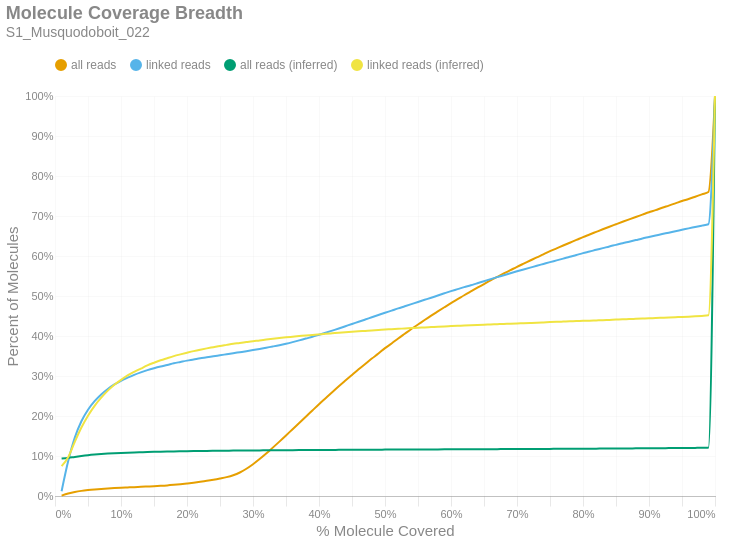

Notebook code for this chart:
### Markdown cell above
### Molecule Read Coverage
This chart shows molecule coverage breadth as computed by the number of bases aligned to that molecule. In other words, "*how much of each unique long molecule is actually sequenced/aligned?*" Keep in mind there is a distinction between sequences and alignments, since some sequences belonging to a particular molecule may not align well and wouldn't appear in the alignment data. This chart also shows molecule coverage breadth as computed by the *inferred fragment* from which the aligned sequences originate. Unlike read coverage, this calculation takes into account the total insert size, including unsequenced gaps between the forward and reverse reads. Like the previous figures, these are cumulative percents.

### Code cell
if SKIPLR:
    print_html(f"Skipped")
else:
    binned_df = consolidated_hist(valids['coverage_bp'], mask, 0.01, True)
    binned_df_inf = consolidated_hist(valids['coverage_inserts'], mask, 0.01, True)
    binned_df = binned_df.with_columns(pl.lit(binned_df_inf['all reads (cumsum)']).alias('all reads (inferred)'))
    binned_df = binned_df.with_columns(pl.lit(binned_df_inf['linked reads (cumsum)']).alias('linked reads (inferred)'))
    binned_df = binned_df.with_columns(
        (pl.col('bin').cast(pl.Float64) + 0.01).alias('right_edge')
    )

    with SafeRender(binned_df):
        (
            density_plot(binned_df, 'Molecule Coverage Breadth', samplename, 'molcov', ['all reads (inferred)','linked reads (inferred)'])
            .encode(
                #x=alt.X('bin:Q', title="% Molecule Covered").axis(format = '%').scale(padding=0),
                x=alt.X('right_edge:Q', title="% Molecule Covered").axis(format='%').scale(padding=0),
                y=alt.Y('value:Q', title='Percent of Molecules')
                    .axis(format='%')
                    .stack(False)
                    .scale(domainMin=0, padding=0),
                color=alt.Color("key:N").scale(domain = ["all reads", "linked reads", "all reads (inferred)", "linked reads (inferred)"]),
                tooltip = [
                    alt.Tooltip("key:N", title = "Data Type"),
                    alt.Tooltip("range_label:N", title="% Molecule Covered"),
                    alt.Tooltip("value:Q", format = ".2%", title="% Molecules")
                ]
            )
        ).display()

### Figure 1 — Vega-Lite specification as saved in the notebook (floating-point values rounded to 4 significant figures)
{"width": "container", "height": 400, "config": {"title": {"anchor": "start", "dy": -15, "fontSize": 18, "color": "#888888", "subtitleColor": "#888888", "subtitleFontSize": 14}, "arc": {"fill": "#0072B2"}, "axis": {"domainColor": "#888888", "domainWidth": 0.5, "gridWidth": 0.2, "grid": false, "titleFontWeight": 400, "titleFontSize": 15, "labelFontSize": 11, "labelColor": "#888888", "tickColor": "#888888", "tickWidth": 0.2, "titleColor": "#888888"}, "axisBand": {"grid": false}, "axisX": {"grid": true, "tickSize": 10, "domainCap": "round"}, "axisY": {"domain": false, "grid": true, "tickSize": 0, "domainCap": "round"}, "background": "transparent", "header": {"labelFontSize": 15, "labelColor": "#888888", "titleFontSize": 15, "titleFontWeight": 600, "titleColor": "#888888"}, "legend": {"labelFont": "sans-serif", "labelFontSize": 12, "labelColor": "#888888", "symbolSize": 100, "symbolType": "circle", "titleFontSize": 12, "titlePadding": 10, "titleColor": "#888888", "title": null, "orient": "top"}, "range": {"category": ["#E69F00", "#56B4E9", "#009E73", "#F0E442", "#0072B2", "#D55E00", "#CC79A7", "#000000"], "diverging": ["#cfe8f3", "#a2d4ec", "#73bfe2", "#46abdb", "#1696d2", "#12719e"]}, "area": {"fill": "#0072B2", "fillOpacity": 0.7, "line": true, "strokeOpacity": 0.7}, "line": {"color": "#0072B2", "stroke": "#0072B2", "strokeWidth": 2}, "trail": {"color": "#0072B2", "stroke": "#0072B2", "strokeWidth": 0, "size": 1}, "point": {"filled": true, "fillOpacity": 1.0, "size": 95}, "text": {"color": "#888888", "fontSize": 11, "align": "right", "fontWeight": 400, "size": 11}, "bar": {"fill": "#0072B2", "stroke": null}, "view": {"stroke": null, "continuousWidth": 660, "continuousHeight": 400}}, "data": {"name": "data-9e056f54764f9a88005972b55e382968"}, "mark": {"type": "line", "interpolate": "monotone", "point": {"opacity": 0, "size": 275}}, "encoding": {"color": {"field": "key", "scale": {"domain": ["all reads", "linked reads", "all reads (inferred)", "linked reads (inferred)"]}, "type": "nominal"}, "tooltip": [{"field": "key", "title": "Data Type", "type": "nominal"}, {"field": "range_label", "title": "% Molecule Covered", "type": "nominal"}, {"field": "value", "format": ".2%", "title": "% Molecules", "type": "quantitative"}], "x": {"axis": {"format": "%"}, "field": "right_edge", "scale": {"padding": 0}, "title": "% Molecule Covered", "type": "quantitative"}, "y": {"axis": {"format": "%"}, "field": "value", "scale": {"domainMin": 0, "padding": 0}, "stack": false, "title": "Percent of Molecules", "type": "quantitative"}}, "params": [{"name": "param_c36ac31b6afebe62", "select": {"type": "point", "fields": ["key"]}, "bind": "legend"}], "title": {"text": "Molecule Coverage Breadth", "subtitle": "S1_Musquodoboit_022"}, "transform": [{"fold": ["all reads (cumsum)", "linked reads (cumsum)", "all reads (inferred)", "linked reads (inferred)"]}, {"calculate": "replace(datum.key, ' (cumsum)', '')", "as": "key"}, {"filter": {"param": "param_c36ac31b6afebe62"}}], "usermeta": {"embedOptions": {"downloadFileName": "S1_Musquodoboit_022.molcov"}}, "$schema": "https://vega.github.io/schema/vega-lite/v6.1.0.json", "datasets": {"data-9e056f54764f9a88005972b55e382968": [{"bin": "0.0", "interval": "0.0-0.01", "all reads": 0.0009878, "linked reads": 0.01191, "all reads (cumsum)": 0.0009878, "linked reads (cumsum)": 0.01191, "range_label": "0.0-0.01", "all reads (inferred)": 0.09368, "linked reads (inferred)": 0.07476, "right_edge": 0.01}, {"bin": "0.01", "interval": "0.01-0.02", "all reads": 0.005055, "linked reads": 0.07535, "all reads (cumsum)": 0.006043, "linked reads (cumsum)": 0.08726, "range_label": "0.01-0.02", "all reads (inferred)": 0.09523, "linked reads (inferred)": 0.09712, "right_edge": 0.02}, {"bin": "0.02", "interval": "0.02-0.03", "all reads": 0.003937, "linked reads": 0.05861, "all reads (cumsum)": 0.00998, "linked reads (cumsum)": 0.1459, "range_label": "0.02-0.03", "all reads (inferred)": 0.09771, "linked reads (inferred)": 0.1354, "right_edge": 0.03}, {"bin": "0.03", "interval": "0.03-0.04", "all reads": 0.002855, "linked reads": 0.04094, "all reads (cumsum)": 0.01284, "linked reads (cumsum)": 0.1868, "range_label": "0.03-0.04", "all reads (inferred)": 0.1, "linked reads (inferred)": 0.1712, "right_edge": 0.04}, {"bin": "0.04", "interval": "0.04-0.05", "all reads": 0.002024, "linked reads": 0.02886, "all reads (cumsum)": 0.01486, "linked reads (cumsum)": 0.2157, "range_label": "0.04-0.05", "all reads (inferred)": 0.102, "linked reads (inferred)": 0.2008, "right_edge": 0.05}, {"bin": "0.05", "interval": "0.05-0.06", "all reads": 0.001575, "linked reads": 0.02139, "all reads (cumsum)": 0.01644, "linked reads (cumsum)": 0.2371, "range_label": "0.05-0.06", "all reads (inferred)": 0.1036, "linked reads (inferred)": 0.2255, "right_edge": 0.06}, {"bin": "0.06", "interval": "0.06-0.07", "all reads": 0.00127, "linked reads": 0.01678, "all reads (cumsum)": 0.01771, "linked reads (cumsum)": 0.2539, "range_label": "0.06-0.07", "all reads (inferred)": 0.1049, "linked reads (inferred)": 0.2458, "right_edge": 0.07}, {"bin": "0.07", "interval": "0.07-0.08", "all reads": 0.001077, "linked reads": 0.01364, "all reads (cumsum)": 0.01878, "linked reads (cumsum)": 0.2675, "range_label": "0.07-0.08", "all reads (inferred)": 0.106, "linked reads (inferred)": 0.2635, "right_edge": 0.08}, {"bin": "0.08", "interval": "0.08-0.09", "all reads": 0.0009581, "linked reads": 0.01137, "all reads (cumsum)": 0.01974, "linked reads (cumsum)": 0.2789, "range_label": "0.08-0.09", "all reads (inferred)": 0.1069, "linked reads (inferred)": 0.2781, "right_edge": 0.09}, {"bin": "0.09", "interval": "0.09-0.1", "all reads": 0.000868, "linked reads": 0.009182, "all reads (cumsum)": 0.02061, "linked reads (cumsum)": 0.288, "range_label": "0.09-0.1", "all reads (inferred)": 0.1077, "linked reads (inferred)": 0.2904, "right_edge": 0.1}, {"bin": "0.1", "interval": "0.1-0.11", "all reads": 0.0007828, "linked reads": 0.007721, "all reads (cumsum)": 0.02139, "linked reads (cumsum)": 0.2958, "range_label": "0.1-0.11", "all reads (inferred)": 0.1084, "linked reads (inferred)": 0.3014, "right_edge": 0.11}, {"bin": "0.11", "interval": "0.11-0.12", "all reads": 0.0007796, "linked reads": 0.007187, "all reads (cumsum)": 0.02217, "linked reads (cumsum)": 0.303, "range_label": "0.11-0.12", "all reads (inferred)": 0.109, "linked reads (inferred)": 0.3104, "right_edge": 0.12}, {"bin": "0.12", "interval": "0.12-0.13", "all reads": 0.0007425, "linked reads": 0.006178, "all reads (cumsum)": 0.02291, "linked reads (cumsum)": 0.3091, "range_label": "0.12-0.13", "all reads (inferred)": 0.1095, "linked reads (inferred)": 0.3184, "right_edge": 0.13}, {"bin": "0.13", "interval": "0.13-0.14", "all reads": 0.0007633, "linked reads": 0.005609, "all reads (cumsum)": 0.02368, "linked reads (cumsum)": 0.3147, "range_label": "0.13-0.14", "all reads (inferred)": 0.11, "linked reads (inferred)": 0.3264, "right_edge": 0.14}, {"bin": "0.14", "interval": "0.14-0.15", "all reads": 0.0007658, "linked reads": 0.00478, "all reads (cumsum)": 0.02444, "linked reads (cumsum)": 0.3195, "range_label": "0.14-0.15", "all reads (inferred)": 0.1104, "linked reads (inferred)": 0.3331, "right_edge": 0.15}, {"bin": "0.15", "interval": "0.15-0.16", "all reads": 0.0009125, "linked reads": 0.004281, "all reads (cumsum)": 0.02535, "linked reads (cumsum)": 0.3238, "range_label": "0.15-0.16", "all reads (inferred)": 0.1108, "linked reads (inferred)": 0.3393, "right_edge": 0.16}, {"bin": "0.16", "interval": "0.16-0.17", "all reads": 0.001114, "linked reads": 0.003817, "all reads (cumsum)": 0.02647, "linked reads (cumsum)": 0.3276, "range_label": "0.16-0.17", "all reads (inferred)": 0.1111, "linked reads (inferred)": 0.3446, "right_edge": 0.17}, {"bin": "0.17", "interval": "0.17-0.18", "all reads": 0.001443, "linked reads": 0.004113, "all reads (cumsum)": 0.02791, "linked reads (cumsum)": 0.3317, "range_label": "0.17-0.18", "all reads (inferred)": 0.1115, "linked reads (inferred)": 0.3496, "right_edge": 0.18}, {"bin": "0.18", "interval": "0.18-0.19", "all reads": 0.001612, "linked reads": 0.003388, "all reads (cumsum)": 0.02952, "linked reads (cumsum)": 0.3351, "range_label": "0.18-0.19", "all reads (inferred)": 0.1117, "linked reads (inferred)": 0.354, "right_edge": 0.19}, {"bin": "0.19", "interval": "0.19-0.2", "all reads": 0.001839, "linked reads": 0.003353, "all reads (cumsum)": 0.03136, "linked reads (cumsum)": 0.3385, "range_label": "0.19-0.2", "all reads (inferred)": 0.112, "linked reads (inferred)": 0.3582, "right_edge": 0.2}, {"bin": "0.2", "interval": "0.2-0.21", "all reads": 0.001956, "linked reads": 0.002831, "all reads (cumsum)": 0.03332, "linked reads (cumsum)": 0.3413, "range_label": "0.2-0.21", "all reads (inferred)": 0.1123, "linked reads (inferred)": 0.3622, "right_edge": 0.21}, {"bin": "0.21", "interval": "0.21-0.22", "all reads": 0.002224, "linked reads": 0.003028, "all reads (cumsum)": 0.03554, "linked reads (cumsum)": 0.3443, "range_label": "0.21-0.22", "all reads (inferred)": 0.1125, "linked reads (inferred)": 0.3657, "right_edge": 0.22}, {"bin": "0.22", "interval": "0.22-0.23", "all reads": 0.002394, "linked reads": 0.002367, "all reads (cumsum)": 0.03794, "linked reads (cumsum)": 0.3467, "range_label": "0.22-0.23", "all reads (inferred)": 0.1127, "linked reads (inferred)": 0.369, "right_edge": 0.23}, {"bin": "0.23", "interval": "0.23-0.24", "all reads": 0.002715, "linked reads": 0.002662, "all reads (cumsum)": 0.04065, "linked reads (cumsum)": 0.3494, "range_label": "0.23-0.24", "all reads (inferred)": 0.1129, "linked reads (inferred)": 0.3721, "right_edge": 0.24}, {"bin": "0.24", "interval": "0.24-0.25", "all reads": 0.003082, "linked reads": 0.002506, "all reads (cumsum)": 0.04373, "linked reads (cumsum)": 0.3519, "range_label": "0.24-0.25", "all reads (inferred)": 0.1131, "linked reads (inferred)": 0.3751, "right_edge": 0.25}, {"bin": "0.25", "interval": "0.25-0.26", "all reads": 0.003429, "linked reads": 0.002552, "all reads (cumsum)": 0.04716, "linked reads (cumsum)": 0.3544, "range_label": "0.25-0.26", "all reads (inferred)": 0.1133, "linked reads (inferred)": 0.3778, "right_edge": 0.26}, {"bin": "0.26", "interval": "0.26-0.27", "all reads": 0.004698, "linked reads": 0.002546, "all reads (cumsum)": 0.05186, "linked reads (cumsum)": 0.357, "range_label": "0.26-0.27", "all reads (inferred)": 0.1135, "linked reads (inferred)": 0.3805, "right_edge": 0.27}, {"bin": "0.27", "interval": "0.27-0.28", "all reads": 0.006886, "linked reads": 0.002506, "all reads (cumsum)": 0.05875, "linked reads (cumsum)": 0.3595, "range_label": "0.27-0.28", "all reads (inferred)": 0.1136, "linked reads (inferred)": 0.3826, "right_edge": 0.28}, {"bin": "0.28", "interval": "0.28-0.29", "all reads": 0.009427, "linked reads": 0.002517, "all reads (cumsum)": 0.06817, "linked reads (cumsum)": 0.362, "range_label": "0.28-0.29", "all reads (inferred)": 0.1138, "linked reads (inferred)": 0.3849, "right_edge": 0.29}, {"bin": "0.29", "interval": "0.29-0.3", "all reads": 0.01133, "linked reads": 0.002744, "all reads (cumsum)": 0.0795, "linked reads (cumsum)": 0.3647, "range_label": "0.29-0.3", "all reads (inferred)": 0.1139, "linked reads (inferred)": 0.3872, "right_edge": 0.3}, {"bin": "0.3", "interval": "0.3-0.31", "all reads": 0.01279, "linked reads": 0.002894, "all reads (cumsum)": 0.09229, "linked reads (cumsum)": 0.3676, "range_label": "0.3-0.31", "all reads (inferred)": 0.114, "linked reads (inferred)": 0.389, "right_edge": 0.31}, {"bin": "0.31", "interval": "0.31-0.32", "all reads": 0.0139, "linked reads": 0.003155, "all reads (cumsum)": 0.1062, "linked reads (cumsum)": 0.3708, "range_label": "0.31-0.32", "all reads (inferred)": 0.1142, "linked reads (inferred)": 0.3912, "right_edge": 0.32}, {"bin": "0.32", "interval": "0.32-0.33", "all reads": 0.01476, "linked reads": 0.003057, "all reads (cumsum)": 0.121, "linked reads (cumsum)": 0.3738, "range_label": "0.32-0.33", "all reads (inferred)": 0.1143, "linked reads (inferred)": 0.3932, "right_edge": 0.33}, {"bin": "0.33", "interval": "0.33-0.34", "all reads": 0.01499, "linked reads": 0.003231, "all reads (cumsum)": 0.1359, "linked reads (cumsum)": 0.3771, "range_label": "0.33-0.34", "all reads (inferred)": 0.1144, "linked reads (inferred)": 0.3949, "right_edge": 0.34}, {"bin": "0.34", "interval": "0.34-0.35", "all reads": 0.01532, "linked reads": 0.003631, "all reads (cumsum)": 0.1513, "linked reads (cumsum)": 0.3807, "range_label": "0.34-0.35", "all reads (inferred)": 0.1145, "linked reads (inferred)": 0.3967, "right_edge": 0.35}, {"bin": "0.35", "interval": "0.35-0.36", "all reads": 0.01575, "linked reads": 0.004026, "all reads (cumsum)": 0.167, "linked reads (cumsum)": 0.3847, "range_label": "0.35-0.36", "all reads (inferred)": 0.1146, "linked reads (inferred)": 0.3982, "right_edge": 0.36}, {"bin": "0.36", "interval": "0.36-0.37", "all reads": 0.01558, "linked reads": 0.00431, "all reads (cumsum)": 0.1826, "linked reads (cumsum)": 0.389, "range_label": "0.36-0.37", "all reads (inferred)": 0.1148, "linked reads (inferred)": 0.3997, "right_edge": 0.37}, {"bin": "0.37", "interval": "0.37-0.38", "all reads": 0.01571, "linked reads": 0.004542, "all reads (cumsum)": 0.1983, "linked reads (cumsum)": 0.3936, "range_label": "0.37-0.38", "all reads (inferred)": 0.1149, "linked reads (inferred)": 0.4013, "right_edge": 0.38}, {"bin": "0.38", "interval": "0.38-0.39", "all reads": 0.01554, "linked reads": 0.004339, "all reads (cumsum)": 0.2139, "linked reads (cumsum)": 0.3979, "range_label": "0.38-0.39", "all reads (inferred)": 0.115, "linked reads (inferred)": 0.4026, "right_edge": 0.39}, {"bin": "0.39", "interval": "0.39-0.4", "all reads": 0.01554, "linked reads": 0.005075, "all reads (cumsum)": 0.2294, "linked reads (cumsum)": 0.403, "range_label": "0.39-0.4", "all reads (inferred)": 0.1151, "linked reads (inferred)": 0.4041, "right_edge": 0.4}, {"bin": "0.4", "interval": "0.4-0.41", "all reads": 0.01508, "linked reads": 0.005151, "all reads (cumsum)": 0.2445, "linked reads (cumsum)": 0.4081, "range_label": "0.4-0.41", "all reads (inferred)": 0.1152, "linked reads (inferred)": 0.4055, "right_edge": 0.41}, {"bin": "0.41", "interval": "0.41-0.42", "all reads": 0.01504, "linked reads": 0.00536, "all reads (cumsum)": 0.2595, "linked reads (cumsum)": 0.4135, "range_label": "0.41-0.42", "all reads (inferred)": 0.1152, "linked reads (inferred)": 0.4068, "right_edge": 0.42}, {"bin": "0.42", "interval": "0.42-0.43", "all reads": 0.01479, "linked reads": 0.005331, "all reads (cumsum)": 0.2743, "linked reads (cumsum)": 0.4188, "range_label": "0.42-0.43", "all reads (inferred)": 0.1153, "linked reads (inferred)": 0.408, "right_edge": 0.43}, {"bin": "0.43", "interval": "0.43-0.44", "all reads": 0.01431, "linked reads": 0.005615, "all reads (cumsum)": 0.2886, "linked reads (cumsum)": 0.4244, "range_label": "0.43-0.44", "all reads (inferred)": 0.1154, "linked reads (inferred)": 0.4093, "right_edge": 0.44}, {"bin": "0.44", "interval": "0.44-0.45", "all reads": 0.01412, "linked reads": 0.005627, "all reads (cumsum)": 0.3027, "linked reads (cumsum)": 0.4301, "range_label": "0.44-0.45", "all reads (inferred)": 0.1155, "linked reads (inferred)": 0.4106, "right_edge": 0.45}, {"bin": "0.45", "interval": "0.45-0.46", "all reads": 0.01404, "linked reads": 0.005458, "all reads (cumsum)": 0.3168, "linked reads (cumsum)": 0.4355, "range_label": "0.45-0.46", "all reads (inferred)": 0.1156, "linked reads (inferred)": 0.4117, "right_edge": 0.46}, {"bin": "0.46", "interval": "0.46-0.47", "all reads": 0.0134, "linked reads": 0.005627, "all reads (cumsum)": 0.3302, "linked reads (cumsum)": 0.4412, "range_label": "0.46-0.47", "all reads (inferred)": 0.1157, "linked reads (inferred)": 0.4128, "right_edge": 0.47}, {"bin": "0.47", "interval": "0.47-0.48", "all reads": 0.01339, "linked reads": 0.005702, "all reads (cumsum)": 0.3436, "linked reads (cumsum)": 0.4469, "range_label": "0.47-0.48", "all reads (inferred)": 0.1158, "linked reads (inferred)": 0.4139, "right_edge": 0.48}, {"bin": "0.48", "interval": "0.48-0.49", "all reads": 0.01252, "linked reads": 0.005638, "all reads (cumsum)": 0.3561, "linked reads (cumsum)": 0.4525, "range_label": "0.48-0.49", "all reads (inferred)": 0.1159, "linked reads (inferred)": 0.4149, "right_edge": 0.49}, {"bin": "0.49", "interval": "0.49-0.5", "all reads": 0.01367, "linked reads": 0.005598, "all reads (cumsum)": 0.3698, "linked reads (cumsum)": 0.4581, "range_label": "0.49-0.5", "all reads (inferred)": 0.1159, "linked reads (inferred)": 0.4161, "right_edge": 0.5}, {"bin": "0.5", "interval": "0.5-0.51", "all reads": 0.01148, "linked reads": 0.005447, "all reads (cumsum)": 0.3812, "linked reads (cumsum)": 0.4635, "range_label": "0.5-0.51", "all reads (inferred)": 0.116, "linked reads (inferred)": 0.417, "right_edge": 0.51}, {"bin": "0.51", "interval": "0.51-0.52", "all reads": 0.01267, "linked reads": 0.00554, "all reads (cumsum)": 0.3939, "linked reads (cumsum)": 0.4691, "range_label": "0.51-0.52", "all reads (inferred)": 0.1161, "linked reads (inferred)": 0.418, "right_edge": 0.52}, {"bin": "0.52", "interval": "0.52-0.53", "all reads": 0.01184, "linked reads": 0.005209, "all reads (cumsum)": 0.4058, "linked reads (cumsum)": 0.4743, "range_label": "0.52-0.53", "all reads (inferred)": 0.1162, "linked reads (inferred)": 0.4188, "right_edge": 0.53}, {"bin": "0.53", "interval": "0.53-0.54", "all reads": 0.01176, "linked reads": 0.005348, "all reads (cumsum)": 0.4175, "linked reads (cumsum)": 0.4796, "range_label": "0.53-0.54", "all reads (inferred)": 0.1162, "linked reads (inferred)": 0.4198, "right_edge": 0.54}, {"bin": "0.54", "interval": "0.54-0.55", "all reads": 0.01114, "linked reads": 0.00554, "all reads (cumsum)": 0.4287, "linked reads (cumsum)": 0.4852, "range_label": "0.54-0.55", "all reads (inferred)": 0.1163, "linked reads (inferred)": 0.4205, "right_edge": 0.55}, {"bin": "0.55", "interval": "0.55-0.56", "all reads": 0.01126, "linked reads": 0.005249, "all reads (cumsum)": 0.4399, "linked reads (cumsum)": 0.4904, "range_label": "0.55-0.56", "all reads (inferred)": 0.1164, "linked reads (inferred)": 0.4215, "right_edge": 0.56}, {"bin": "0.56", "interval": "0.56-0.57", "all reads": 0.01098, "linked reads": 0.005249, "all reads (cumsum)": 0.4509, "linked reads (cumsum)": 0.4957, "range_label": "0.56-0.57", "all reads (inferred)": 0.1165, "linked reads (inferred)": 0.4223, "right_edge": 0.57}, {"bin": "0.57", "interval": "0.57-0.58", "all reads": 0.01053, "linked reads": 0.005569, "all reads (cumsum)": 0.4614, "linked reads (cumsum)": 0.5012, "range_label": "0.57-0.58", "all reads (inferred)": 0.1165, "linked reads (inferred)": 0.4232, "right_edge": 0.58}, {"bin": "0.58", "interval": "0.58-0.59", "all reads": 0.01046, "linked reads": 0.005458, "all reads (cumsum)": 0.4719, "linked reads (cumsum)": 0.5067, "range_label": "0.58-0.59", "all reads (inferred)": 0.1166, "linked reads (inferred)": 0.424, "right_edge": 0.59}, {"bin": "0.59", "interval": "0.59-0.6", "all reads": 0.01037, "linked reads": 0.005365, "all reads (cumsum)": 0.4823, "linked reads (cumsum)": 0.5121, "range_label": "0.59-0.6", "all reads (inferred)": 0.1167, "linked reads (inferred)": 0.4247, "right_edge": 0.6}, {"bin": "0.6", "interval": "0.6-0.61", "all reads": 0.00965, "linked reads": 0.005058, "all reads (cumsum)": 0.4919, "linked reads (cumsum)": 0.5171, "range_label": "0.6-0.61", "all reads (inferred)": 0.1168, "linked reads (inferred)": 0.4255, "right_edge": 0.61}, {"bin": "0.61", "interval": "0.61-0.62", "all reads": 0.00995, "linked reads": 0.005151, "all reads (cumsum)": 0.5019, "linked reads (cumsum)": 0.5223, "range_label": "0.61-0.62", "all reads (inferred)": 0.1168, "linked reads (inferred)": 0.4262, "right_edge": 0.62}, {"bin": "0.62", "interval": "0.62-0.63", "all reads": 0.00951, "linked reads": 0.004513, "all reads (cumsum)": 0.5114, "linked reads (cumsum)": 0.5268, "range_label": "0.62-0.63", "all reads (inferred)": 0.1169, "linked reads (inferred)": 0.427, "right_edge": 0.63}, {"bin": "0.63", "interval": "0.63-0.64", "all reads": 0.009361, "linked reads": 0.005278, "all reads (cumsum)": 0.5207, "linked reads (cumsum)": 0.5321, "range_label": "0.63-0.64", "all reads (inferred)": 0.117, "linked reads (inferred)": 0.4277, "right_edge": 0.64}, {"bin": "0.64", "interval": "0.64-0.65", "all reads": 0.009012, "linked reads": 0.004977, "all reads (cumsum)": 0.5298, "linked reads (cumsum)": 0.537, "range_label": "0.64-0.65", "all reads (inferred)": 0.117, "linked reads (inferred)": 0.4283, "right_edge": 0.65}, {"bin": "0.65", "interval": "0.65-0.66", "all reads": 0.009257, "linked reads": 0.005075, "all reads (cumsum)": 0.539, "linked reads (cumsum)": 0.5421, "range_label": "0.65-0.66", "all reads (inferred)": 0.1171, "linked reads (inferred)": 0.4289, "right_edge": 0.66}, {"bin": "0.66", "interval": "0.66-0.67", "all reads": 0.008735, "linked reads": 0.004977, "all reads (cumsum)": 0.5477, "linked reads (cumsum)": 0.5471, "range_label": "0.66-0.67", "all reads (inferred)": 0.1172, "linked reads (inferred)": 0.4296, "right_edge": 0.67}, {"bin": "0.67", "interval": "0.67-0.68", "all reads": 0.008606, "linked reads": 0.004791, "all reads (cumsum)": 0.5564, "linked reads (cumsum)": 0.5519, "range_label": "0.67-0.68", "all reads (inferred)": 0.1172, "linked reads (inferred)": 0.4302, "right_edge": 0.68}, {"bin": "0.68", "interval": "0.68-0.69", "all reads": 0.008286, "linked reads": 0.005017, "all reads (cumsum)": 0.5646, "linked reads (cumsum)": 0.5569, "range_label": "0.68-0.69", "all reads (inferred)": 0.1173, "linked reads (inferred)": 0.4309, "right_edge": 0.69}, {"bin": "0.69", "interval": "0.69-0.7", "all reads": 0.008295, "linked reads": 0.00482, "all reads (cumsum)": 0.5729, "linked reads (cumsum)": 0.5617, "range_label": "0.69-0.7", "all reads (inferred)": 0.1174, "linked reads (inferred)": 0.4315, "right_edge": 0.7}, {"bin": "0.7", "interval": "0.7-0.71", "all reads": 0.007943, "linked reads": 0.004519, "all reads (cumsum)": 0.5809, "linked reads (cumsum)": 0.5662, "range_label": "0.7-0.71", "all reads (inferred)": 0.1175, "linked reads (inferred)": 0.4321, "right_edge": 0.71}, {"bin": "0.71", "interval": "0.71-0.72", "all reads": 0.007834, "linked reads": 0.00464, "all reads (cumsum)": 0.5887, "linked reads (cumsum)": 0.5709, "range_label": "0.71-0.72", "all reads (inferred)": 0.1175, "linked reads (inferred)": 0.4327, "right_edge": 0.72}, {"bin": "0.72", "interval": "0.72-0.73", "all reads": 0.007948, "linked reads": 0.004704, "all reads (cumsum)": 0.5967, "linked reads (cumsum)": 0.5756, "range_label": "0.72-0.73", "all reads (inferred)": 0.1176, "linked reads (inferred)": 0.4333, "right_edge": 0.73}, {"bin": "0.73", "interval": "0.73-0.74", "all reads": 0.007504, "linked reads": 0.004524, "all reads (cumsum)": 0.6042, "linked reads (cumsum)": 0.5801, "range_label": "0.73-0.74", "all reads (inferred)": 0.1177, "linked reads (inferred)": 0.434, "right_edge": 0.74}, {"bin": "0.74", "interval": "0.74-0.75", "all reads": 0.007879, "linked reads": 0.004553, "all reads (cumsum)": 0.612, "linked reads (cumsum)": 0.5847, "range_label": "0.74-0.75", "all reads (inferred)": 0.1178, "linked reads (inferred)": 0.4347, "right_edge": 0.75}, {"bin": "0.75", "interval": "0.75-0.76", "all reads": 0.007077, "linked reads": 0.004333, "all reads (cumsum)": 0.6191, "linked reads (cumsum)": 0.589, "range_label": "0.75-0.76", "all reads (inferred)": 0.1179, "linked reads (inferred)": 0.4354, "right_edge": 0.76}, {"bin": "0.76", "interval": "0.76-0.77", "all reads": 0.007127, "linked reads": 0.004449, "all reads (cumsum)": 0.6262, "linked reads (cumsum)": 0.5935, "range_label": "0.76-0.77", "all reads (inferred)": 0.118, "linked reads (inferred)": 0.436, "right_edge": 0.77}, {"bin": "0.77", "interval": "0.77-0.78", "all reads": 0.006989, "linked reads": 0.004635, "all reads (cumsum)": 0.6332, "linked reads (cumsum)": 0.5981, "range_label": "0.77-0.78", "all reads (inferred)": 0.1181, "linked reads (inferred)": 0.4366, "right_edge": 0.78}, {"bin": "0.78", "interval": "0.78-0.79", "all reads": 0.006931, "linked reads": 0.004281, "all reads (cumsum)": 0.6402, "linked reads (cumsum)": 0.6024, "range_label": "0.78-0.79", "all reads (inferred)": 0.1181, "linked reads (inferred)": 0.4372, "right_edge": 0.79}, {"bin": "0.79", "interval": "0.79-0.8", "all reads": 0.007194, "linked reads": 0.004867, "all reads (cumsum)": 0.6474, "linked reads (cumsum)": 0.6072, "range_label": "0.79-0.8", "all reads (inferred)": 0.1182, "linked reads (inferred)": 0.4378, "right_edge": 0.8}, {"bin": "0.8", "interval": "0.8-0.81", "all reads": 0.006417, "linked reads": 0.004002, "all reads (cumsum)": 0.6538, "linked reads (cumsum)": 0.6112, "range_label": "0.8-0.81", "all reads (inferred)": 0.1183, "linked reads (inferred)": 0.4384, "right_edge": 0.81}, {"bin": "0.81", "interval": "0.81-0.82", "all reads": 0.006541, "linked reads": 0.004345, "all reads (cumsum)": 0.6603, "linked reads (cumsum)": 0.6156, "range_label": "0.81-0.82", "all reads (inferred)": 0.1184, "linked reads (inferred)": 0.439, "right_edge": 0.82}, {"bin": "0.82", "interval": "0.82-0.83", "all reads": 0.006534, "linked reads": 0.004078, "all reads (cumsum)": 0.6668, "linked reads (cumsum)": 0.6197, "range_label": "0.82-0.83", "all reads (inferred)": 0.1185, "linked reads (inferred)": 0.4396, "right_edge": 0.83}, {"bin": "0.83", "interval": "0.83-0.84", "all reads": 0.006403, "linked reads": 0.004304, "all reads (cumsum)": 0.6733, "linked reads (cumsum)": 0.624, "range_label": "0.83-0.84", "all reads (inferred)": 0.1186, "linked reads (inferred)": 0.4403, "right_edge": 0.84}, {"bin": "0.84", "interval": "0.84-0.85", "all reads": 0.00617, "linked reads": 0.003881, "all reads (cumsum)": 0.6794, "linked reads (cumsum)": 0.6278, "range_label": "0.84-0.85", "all reads (inferred)": 0.1187, "linked reads (inferred)": 0.441, "right_edge": 0.85}, {"bin": "0.85", "interval": "0.85-0.86", "all reads": 0.00613, "linked reads": 0.004188, "all reads (cumsum)": 0.6856, "linked reads (cumsum)": 0.632, "range_label": "0.85-0.86", "all reads (inferred)": 0.1189, "linked reads (inferred)": 0.4418, "right_edge": 0.86}, {"bin": "0.86", "interval": "0.86-0.87", "all reads": 0.006041, "linked reads": 0.003817, "all reads (cumsum)": 0.6916, "linked reads (cumsum)": 0.6358, "range_label": "0.86-0.87", "all reads (inferred)": 0.119, "linked reads (inferred)": 0.4423, "right_edge": 0.87}, {"bin": "0.87", "interval": "0.87-0.88", "all reads": 0.005951, "linked reads": 0.00391, "all reads (cumsum)": 0.6975, "linked reads (cumsum)": 0.6398, "range_label": "0.87-0.88", "all reads (inferred)": 0.1191, "linked reads (inferred)": 0.443, "right_edge": 0.88}, {"bin": "0.88", "interval": "0.88-0.89", "all reads": 0.005833, "linked reads": 0.004066, "all reads (cumsum)": 0.7034, "linked reads (cumsum)": 0.6438, "range_label": "0.88-0.89", "all reads (inferred)": 0.1192, "linked reads (inferred)": 0.4436, "right_edge": 0.89}, {"bin": "0.89", "interval": "0.89-0.9", "all reads": 0.005868, "linked reads": 0.003596, "all reads (cumsum)": 0.7092, "linked reads (cumsum)": 0.6474, "range_label": "0.89-0.9", "all reads (inferred)": 0.1193, "linked reads (inferred)": 0.4442, "right_edge": 0.9}, {"bin": "0.9", "interval": "0.9-0.91", "all reads": 0.005401, "linked reads": 0.003707, "all reads (cumsum)": 0.7146, "linked reads (cumsum)": 0.6511, "range_label": "0.9-0.91", "all reads (inferred)": 0.1194, "linked reads (inferred)": 0.445, "right_edge": 0.91}, {"bin": "0.91", "interval": "0.91-0.92", "all reads": 0.006058, "linked reads": 0.003782, "all reads (cumsum)": 0.7207, "linked reads (cumsum)": 0.6549, "range_label": "0.91-0.92", "all reads (inferred)": 0.1196, "linked reads (inferred)": 0.4457, "right_edge": 0.92}, {"bin": "0.92", "interval": "0.92-0.93", "all reads": 0.005254, "linked reads": 0.003475, "all reads (cumsum)": 0.726, "linked reads (cumsum)": 0.6584, "range_label": "0.92-0.93", "all reads (inferred)": 0.1197, "linked reads (inferred)": 0.4464, "right_edge": 0.93}, {"bin": "0.93", "interval": "0.93-0.94", "all reads": 0.005585, "linked reads": 0.003701, "all reads (cumsum)": 0.7315, "linked reads (cumsum)": 0.6621, "range_label": "0.93-0.94", "all reads (inferred)": 0.1198, "linked reads (inferred)": 0.447, "right_edge": 0.94}, {"bin": "0.94", "interval": "0.94-0.95", "all reads": 0.005961, "linked reads": 0.003388, "all reads (cumsum)": 0.7375, "linked reads (cumsum)": 0.6655, "range_label": "0.94-0.95", "all reads (inferred)": 0.12, "linked reads (inferred)": 0.4476, "right_edge": 0.95}, {"bin": "0.95", "interval": "0.95-0.96", "all reads": 0.004906, "linked reads": 0.003567, "all reads (cumsum)": 0.7424, "linked reads (cumsum)": 0.669, "range_label": "0.95-0.96", "all reads (inferred)": 0.1201, "linked reads (inferred)": 0.4483, "right_edge": 0.96}, {"bin": "0.96", "interval": "0.96-0.97", "all reads": 0.005807, "linked reads": 0.003405, "all reads (cumsum)": 0.7482, "linked reads (cumsum)": 0.6724, "range_label": "0.96-0.97", "all reads (inferred)": 0.1203, "linked reads (inferred)": 0.4492, "right_edge": 0.97}, {"bin": "0.97", "interval": "0.97-0.98", "all reads": 0.005989, "linked reads": 0.003469, "all reads (cumsum)": 0.7542, "linked reads (cumsum)": 0.6759, "range_label": "0.97-0.98", "all reads (inferred)": 0.1205, "linked reads (inferred)": 0.4503, "right_edge": 0.98}, {"bin": "0.98", "interval": "0.98-0.99", "all reads": 0.00567, "linked reads": 0.003498, "all reads (cumsum)": 0.7599, "linked reads (cumsum)": 0.6794, "range_label": "0.98-0.99", "all reads (inferred)": 0.1208, "linked reads (inferred)": 0.4516, "right_edge": 0.99}, {"bin": "0.99", "interval": "0.99-1.0", "all reads": 0.2401, "linked reads": 0.3206, "all reads (cumsum)": 1.0, "linked reads (cumsum)": 1.0, "range_label": "0.99-1.0", "all reads (inferred)": 1.0, "linked reads (inferred)": 1.0, "right_edge": 1.0}]}}
